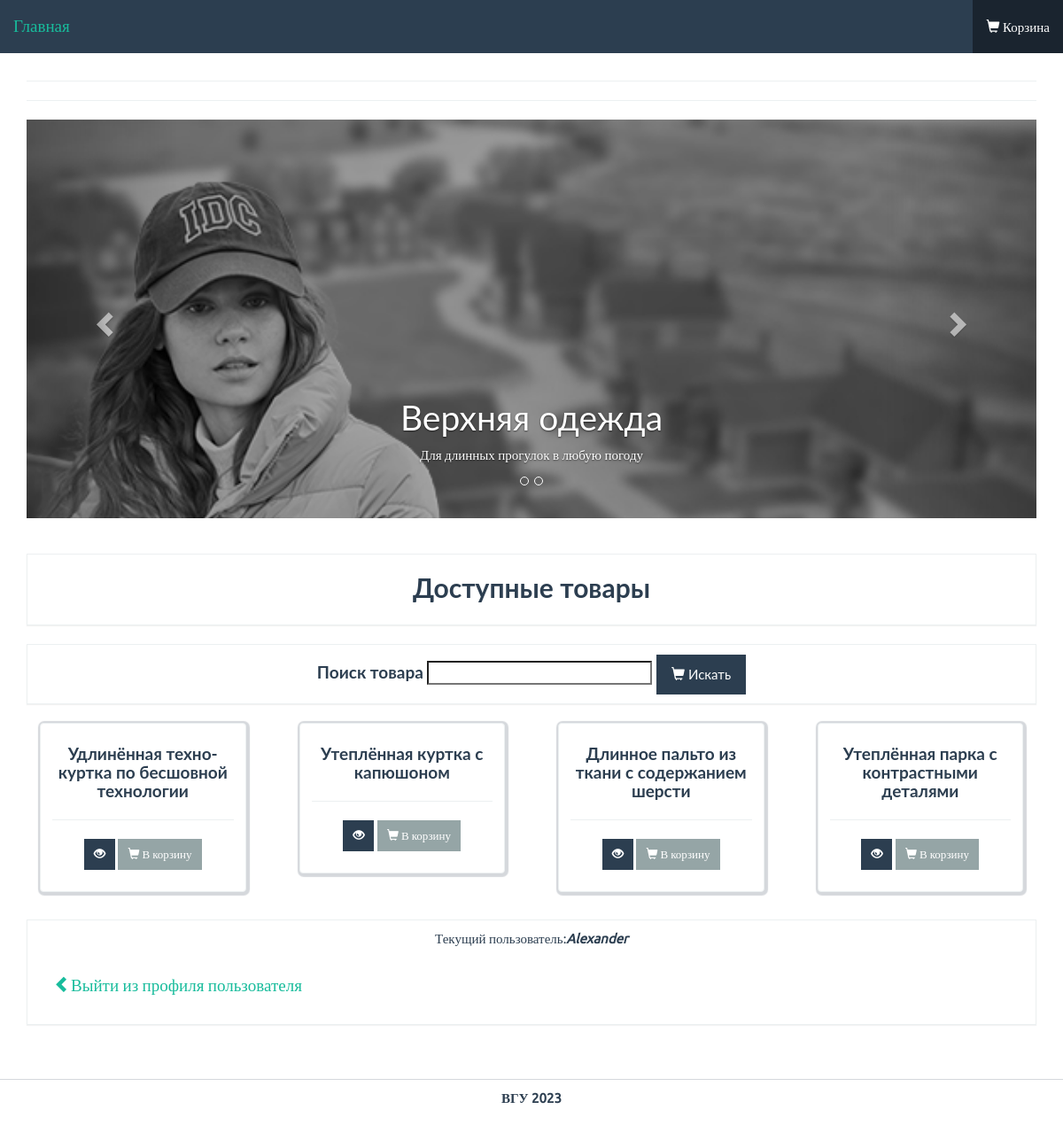
Screenshot of / (signed in) with the database file from the repository.
### models.py (models this page shows)
class Product(db.Model):
    id = db.Column(db.Integer, primary_key=True)
    name = db.Column(db.String(50), unique=True, nullable=False)
    price = db.Column(db.Integer, nullable=False)  # в центах
    stock = db.Column(db.Integer, nullable=False)
    description = db.Column(db.String(500), nullable=False)
    image = db.Column(db.Text, nullable=False)
    image_name = db.Column(db.Text, nullable=False)
    image_type = db.Column(db.Text, nullable=False)
    orders = db.relationship('Order_Item', backref='product', lazy=True)

class User(db.Model):
    id = db.Column(db.Integer, primary_key=True)
    login = db.Column(db.String(20), unique=True)
    first_name = db.Column(db.String(20))
    last_name = db.Column(db.String(20))
    phone_number = db.Column(db.Integer)
    password = db.Column(db.String(500), nullable=True)

### app.py (the view)
@app.route('/')
@login_required
def index():
    if 'cart' not in session:
        session['cart'] = []
    products = Product.query.all()
    user = None
    if current_user.get_id():
        user = current_user.get_login()
    form = SearchProduct()
    form.search.data = request.args.get('search', '')
    search = request.args.get('search')
    if request.method == 'GET':
        if search:
            products = Product.query.filter(Product.name.contains(search)).all()
            if not products:
                flash("Товаров c данным названием не найдено", "error")
    return render_template('index.html', title="Главная страница", products=products, user=user, form=form)

### forms.py
class SearchProduct(FlaskForm):
    search = StringField("Поиск товара", validators=[DataRequired()])
    '''default="{{request.args.get('search',''}}"'''
    submit = SubmitField("Искать")

### UserLogin.py (called while the page is built)
    def fromDB(self, user):
        self.__user = user
        return self

    def get_id(self):
        return str(self.__user.id)

    def get_login(self):
        return str(self.__user.login)

### app.py (called while the page is built)
@login_manager.user_loader
def load_user(user_id):
    return UserLogin().fromDB(User.query.filter_by(id=user_id).first())

### templates/index.html (shortened to what this page needs)
{% extends "base.html" %}
{% block body %}
<hr>
<hr>
<div class="row">
	<div class="col-lg-12">
		<div id="carousel-id" class="carousel slide" data-ride="carousel">
			<ol class="carousel-indicators">
				<li data-target="#carousel-id" data-slide-to="0" class=""></li>
				<li data-target="#carousel-id" data-slide-to="1" class=""></li>
			</ol>
			<div class="carousel-inner">
				<div class="item active" style="height: 450px;">
					<img alt="First slide" src="{{ url_for('static', filename='imgs/1.jpg') }}" style="width: 100%;">
					<div class="container">
						<div class="carousel-caption">
							<h1>Верхняя одежда</h1>
							<p>
								Для длинных прогулок в любую погоду
							</p>
						</div>
					</div>
				</div>
			</div>
			<a class="left carousel-control" href="#carousel-id" data-slide="prev"><span class="glyphicon glyphicon-chevron-left"></span></a>
			<a class="right carousel-control" href="#carousel-id" data-slide="next"><span class="glyphicon glyphicon-chevron-right"></span></a>
		</div>
	</div>
</div>
</div>
<div class="container" style="margin-top: 40px !important;">
<div class="row">
	<div class="col-lg-12">
		<div class="panel panel-default">
			<div class="panel-body">
				<h4 class="text-center pageTitle">Доступные товары</h4>
			</div>
		</div>
	</div>
</div>
<div class="panel panel-default">
	<div class="text-center">
		<h4 class="bold">{% include 'formGet.html' %}</h4></div></div>
<div class="row">
	{% for product in products %}
	<div class="col-lg-3">
		<div class="col-xs-12 col-sm-12 col-md-12 col-lg-12">
			<div class="thumbnail">
				<div class="caption text-center">
					<h4 class="bold">{{ product.name }}</h4>
					<hr />
					<p>
						<a href="{{ url_for('product', id=product.id) }}" class="btn btn-primary btn-sm">
							<i class="glyphicon glyphicon-eye-open"></i>
						</a>
						{% if product.stock > 0 %}
						<a href="{{ url_for('quick_add', id=product.id) }}" class="btn btn-default btn-sm">
							<i class="glyphicon glyphicon-shopping-cart"></i> В корзину
						</a>
						{% endif %}
					</p>
				</div>
			</div>
		</div>
	</div>
	{% endfor %}
</div>
<div class="row pad">
	<div class="col-lg-12">
		<div class="panel panel-default">
			<div class="panel-body text-center">
				<p>Текущий пользователь:<strong><em>{{ user }}</em></strong>
				<p><a class="navbar-brand" href="{{ url_for('logout') }}"><i class="glyphicon glyphicon-chevron-left"></i>Выйти из профиля пользователя</a>
			</div>
		</div>
	</div>
</div>
</div>
{% endblock %}

### templates/base.html (shortened to what this page needs)
<!DOCTYPE html>
<html lang="en">
    <head>
        <link rel="stylesheet" href="{{ url_for('static', filename='bs/css/flatly.min.css') }}" />
        <link rel="stylesheet" href="{{ url_for('static', filename='css/styles.css') }}" />
    </head>
    <body>
        {% if admin %}
        <nav class="navbar navbar-default navbar-fixed-top" role="navigation">
            <div class="container-fluid">
                <div class="navbar-header">
                    <button type="button" class="navbar-toggle" data-toggle="collapse" data-target=".navbar-ex1-collapse">
                        <span class="sr-only">Toggle navigation</span>
                        <span class="icon-bar"></span>
                        <span class="icon-bar"></span>
                        <span class="icon-bar"></span>
                    </button>
                    <a class="navbar-brand" href="{{ url_for('index') }}">Интернет магазин</a>
                </div>
                <div class="collapse navbar-collapse navbar-ex1-collapse">
                    <ul class="nav navbar-nav">
                        <li class="active">
                            <a href="{{ url_for('admin') }}"><i class="glyphicon glyphicon-dashboard"></i> Админ панель</a>
                        </li>
                        <li>
                            <a href="{{ url_for('add') }}"><i class="glyphicon glyphicon-plus-sign"></i> Добавить товар</a>
                        </li>
                        <li>
                            <a href="{{ url_for('logout_admin') }}"><i class="glyphicon glyphicon-chevron-left"></i> Выйти из профиля администратора</a>
                        </li>
                        <li>
                            <a href="{{ url_for('index') }}"><i class="glyphicon glyphicon-chevron-left"></i> Вернуться на сайт</a>
                        </li>
                    </ul>
                </div>
            </div>
        </nav>
        {% else %}
        <nav class="navbar navbar-default navbar-fixed-top" role="navigation">
            <div class="container-fluid">
                <div class="navbar-header">
                    <a class="navbar-brand" href="{{ url_for('index') }}">Главная</a>
                </div>
                <div class="collapse navbar-collapse navbar-ex1-collapse">
                    <ul class="nav navbar-nav navbar-right">
                        <li class="active">
                            <a href="{{ url_for('cart') }}">
                                <i class="glyphicon glyphicon-shopping-cart"></i> Корзина
                            </a>
                        </li>
                    </ul>
                </div>
            </div>
        </nav>
        {% endif %}
        <div class="container" id="page">
        {% block body %}{% endblock %}
            <footer>
                <div class="row pad">
                    <div class="col-lg-12 text-center">
                        <strong>ВГУ 2023</strong>
                    </div>
                </div>
            </footer>
    </body>
</html>

### templates/formGet.html (shortened to what this page needs)
<form action="" method="GET" class="form-contact">
    {% for field in form if field.name not in ['csrf_token', 'remember', 'submit'] -%}
    <p>{{ field.label() }}
        {% if field.errors %}
        {{ field(class="invalid") }}
        <span class="invalid-feedback">
                   {% for error in field.errors %}
                   {{ error }}
                   {% endfor %}
         </span>
        {% else %}
        {{ field() }}
        {% endif %}
        {% endfor %}
    <button type="submit" class="btn btn-primary">
					<i class="glyphicon glyphicon-shopping-cart"></i> Искать
				</button>
</form>

### static/css/styles.css (style rules this page uses)
body { font-family: Ubuntu, verdana, georgia, serif, sans-serif; }
a, a:hover, a:active, a:focus, a:visited { text-decoration: none; }
.bold { font-weight: bolder !important; }
div.panel, .btn, .navbar { border-radius: 0; }
footer { margin-top: 40px; margin-bottom: 20px; }
.pad { margin-top: 10px !important; }
div.panel-body { padding-top: 10px; }
.btn-primary { background-color: rgb(44, 62, 80); border-color: rgba(44, 62, 80, .5); }
body > nav { border-radius: 0 !important; }
#page { padding-top: 70px; }
.pageTitle { font-size: 30px; font-weight: bold; }
div.thumbnail { box-shadow: 1px 1px 1px 3px rgba(44, 62, 80, .2); }
footer { border-top: 1px solid rgba(44, 62, 80, .2); }

### rows the page displays
Product: name "Удлинённая техно-куртка по бесшовной технологии"
Product: name "Утеплённая куртка с капюшоном"
Product: name "Длинное пальто из ткани с содержанием шерсти"
Product: name "Утеплённая парка с контрастными деталями"
User: login "Alexander"

### other values shown
{{ field.label() }} "Поиск товара"
